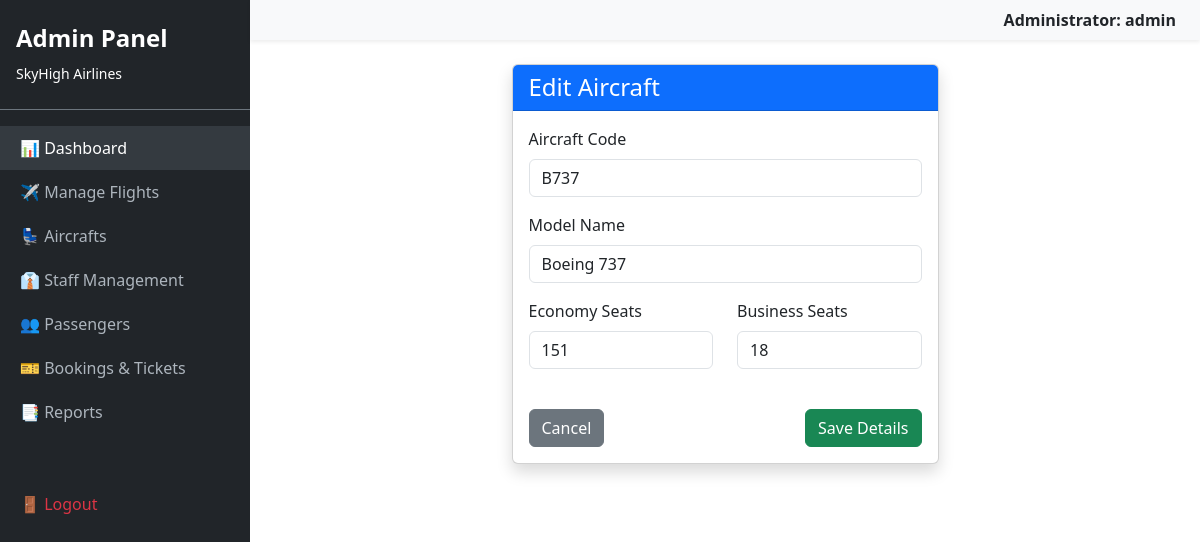
Page /dashboard/admin/aircraft/edit/1/ (signed in) on the committed database.
### core/models.py (models this page shows, shortened)
class User(AbstractUser):
    IS_CUSTOMER = 'customer'
    IS_STAFF = 'staff'
    IS_ADMIN = 'admin'
    ROLE_CHOICES = [
        (IS_CUSTOMER, 'Passenger'),
        (IS_STAFF, 'Airline Staff'),
        (IS_ADMIN, 'Administrator'),
    ]
    role = models.CharField(max_length=20, choices=ROLE_CHOICES, default=IS_CUSTOMER)
    phone_number = models.CharField(max_length=15, blank=True) # [cite: 31]

class Aircraft(models.Model):
    code = models.CharField(max_length=20, unique=True)
    name = models.CharField(max_length=100)
    total_economy_seats = models.IntegerField()
    total_business_seats = models.IntegerField()

### core/views.py (the view)
# urls.py: path('dashboard/admin/aircraft/edit/<int:aircraft_id>/', views.admin_aircraft_edit, name='admin_aircraft_edit'),
@user_passes_test(is_admin, login_url='login')
def admin_aircraft_edit(request, aircraft_id):
    aircraft = get_object_or_404(Aircraft, id=aircraft_id)
    if request.method == 'POST':
        form = AircraftForm(request.POST, instance=aircraft)
        if form.is_valid():
            form.save()
            return redirect('admin_aircraft_list')
    else:
        form = AircraftForm(instance=aircraft)
    return render(request, 'custom_admin/aircraft_form.html', {'form': form, 'title': 'Edit Aircraft'})

### core/forms.py
class AircraftForm(forms.ModelForm):
    class Meta:
        model = Aircraft
        fields = ['code', 'name', 'total_economy_seats', 'total_business_seats']
        widgets = {
            'code': forms.TextInput(attrs={'class': 'form-control', 'placeholder': 'e.g. B737'}),
            'name': forms.TextInput(attrs={'class': 'form-control', 'placeholder': 'e.g. Boeing 737 Max'}),
            'total_economy_seats': forms.NumberInput(attrs={'class': 'form-control'}),
            'total_business_seats': forms.NumberInput(attrs={'class': 'form-control'}),
        }

### core/views.py (called while the page is built)
def is_admin(user):
    return user.is_authenticated and (user.is_superuser or user.role == User.IS_ADMIN)

### core/templates/custom_admin/aircraft_form.html (shortened to what this page needs)
{% extends 'base_admin.html' %}
{% block content %}
<div class="container">
    <div class="row justify-content-center">
        <div class="col-md-6">
            <div class="card shadow">
                <div class="card-header bg-primary text-white">
                    <h4 class="mb-0">{{ title }}</h4>
                </div>
                <div class="card-body">
                    <form method="post">
                        <div class="mb-3">
                            <label class="form-label">Aircraft Code</label>
                            {{ form.code }}
                        </div>
                        <div class="mb-3">
                            <label class="form-label">Model Name</label>
                            {{ form.name }}
                        </div>
                        <div class="row">
                            <div class="col-md-6 mb-3">
                                <label class="form-label">Economy Seats</label>
                                {{ form.total_economy_seats }}
                            </div>
                            <div class="col-md-6 mb-3">
                                <label class="form-label">Business Seats</label>
                                {{ form.total_business_seats }}
                            </div>
                        </div>
                        <div class="d-flex justify-content-between mt-4">
                            <a href="{% url 'admin_aircraft_list' %}" class="btn btn-secondary">Cancel</a>
                            <button type="submit" class="btn btn-success">Save Details</button>
                        </div>
                    </form>
                </div>
            </div>
        </div>
    </div>
</div>
{% endblock %}

### core/templates/base_admin.html (shortened to what this page needs)
<!DOCTYPE html>
<html lang="en">
<head>
    <link href="https://cdn.jsdelivr.net/npm/bootstrap@5.3.0/dist/css/bootstrap.min.css" rel="stylesheet">
</head>
<body>
    <div class="d-flex">
        <div class="sidebar" id="sidebar">
            <div class="py-4 px-3 mb-3 border-bottom border-secondary">
                <h4 class="fw-bold">Admin Panel</h4>
                <small>SkyHigh Airlines</small>
            </div>
            <ul class="nav flex-column">
                <li class="nav-item"><a href="{% url 'admin_dashboard' %}" class="nav-link active">📊 Dashboard</a></li>
                <li class="nav-item"><a href="{% url 'admin_flight_list' %}" class="nav-link">✈️ Manage Flights</a></li>
                <li class="nav-item"><a href="{% url 'admin_aircraft_list' %}" class="nav-link">💺 Aircrafts</a></li>
                <li class="nav-item"><a href="{% url 'admin_staff_list' %}" class="nav-link">👔 Staff Management</a></li>
                <li class="nav-item"><a href="{% url 'admin_passenger_list' %}" class="nav-link">👥 Passengers</a></li>
                <li class="nav-item"><a href="{% url 'admin_reservation_list' %}" class="nav-link">🎫 Bookings & Tickets</a></li>
                <li class="nav-item"><a href="#" class="nav-link">📑 Reports</a></li>
                <li class="nav-item mt-5"><a href="{% url 'logout' %}" class="nav-link text-danger">🚪 Logout</a></li>
            </ul>
        </div>
        <div class="content">
            <nav class="navbar navbar-light bg-light shadow-sm px-4">
                <span class="ms-auto fw-bold">Administrator: {{ user.username }}</span>
            </nav>
            <div class="container-fluid p-4">
                {% block content %}{% endblock %}
            </div>
        </div>
    </div>
</body>
</html>

### core/templates/base_admin.html (style rules this page uses)
body { overflow-x: hidden; }
.sidebar { min-height: 100vh; width: 250px; background-color: #212529; color: white; position: fixed; transition: margin 0.3s; }
.sidebar .nav-link { color: #adb5bd; padding: 10px 20px; }
.sidebar .nav-link:hover, .sidebar .nav-link.active { color: white; background-color: #343a40; }
.content { margin-left: 250px; transition: margin 0.3s; width: 100%; }

### rows in the picture
User: username "admin"
Aircraft: code "B737", name "Boeing 737", total_economy_seats "151", total_business_seats "18"

### other values in the picture
{{ title }} "Edit Aircraft"
